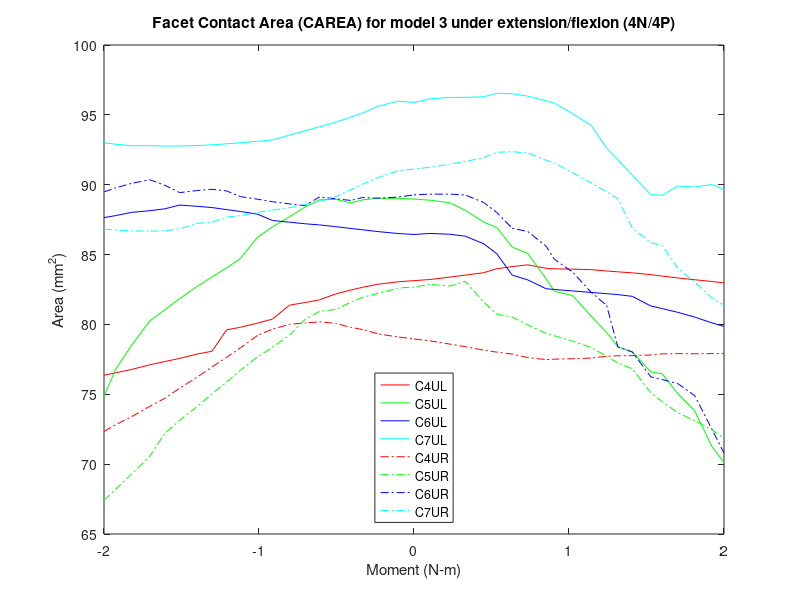

The MATLAB script that drew this image:
% Facet Contact Area (CAREA)
% model3_APSlide_Tether/4n & 4p
clear all;
%% 4P
figure (10)

c4ulxp=[2 2.05126 2.11533 2.16533 2.2247 2.26689 2.31689 2.36689 2.42627 2.45263 2.51196 2.57134 2.62143 2.65745 2.70443 2.7639 2.80111 2.85094 2.90531 2.96081 3]-2;
c4ulyp=[83.1334 83.2148 83.3866 83.5271 83.7032 83.9853 84.1389 84.2653 84.016 83.9801 83.9547 83.9227 83.8254 83.7658 83.6922 83.5642 83.4589 83.3272 83.2014 83.0728 82.9773];

c4urxp=[2 2.05126 2.11533 2.16533 2.2247 2.26689 2.31689 2.36689 2.42627 2.45263 2.51196 2.57134 2.62143 2.65745 2.70443 2.7639 2.80111 2.85094 2.90531 2.96081 3]-2;
c4uryp=[78.9613 78.8268 78.5926 78.4084 78.1612 78.017 77.8786 77.6288 77.4828 77.5107 77.5475 77.5935 77.7226 77.7583 77.768 77.813 77.894 77.9109 77.9011 77.9123 77.9083];

c5ulxp=[2 2.05126 2.11533 2.16533 2.2247 2.26689 2.31689 2.36689 2.42627 2.45263 2.51196 2.57134 2.62143 2.65745 2.70443 2.7639 2.80111 2.85094 2.90531 2.96081 3]-2;
c5ulyp=[88.9715 88.8946 88.7102 88.1675 87.3251 86.9389 85.5393 85.0698 83.2747 82.3833 82.0595 80.5926 79.4197 78.407 78.0336 76.6012 76.4644 75.0421 73.8244 71.2706 70.1236 ];

c5urxp=[2 2.05126 2.11533 2.16533 2.2247 2.26689 2.31689 2.36689 2.42627 2.45263 2.51196 2.57134 2.62143 2.65745 2.70443 2.7639 2.80111 2.85094 2.90531 2.96081 3]-2;
c5uryp=[82.6741 82.8648 82.7463 83.0877 81.6046 80.7391 80.5216 79.9719 79.3559 79.1893 78.8011 78.3457 77.7248 77.2402 76.8221 75.1081 74.4669 73.6816 73.114 72.4609 71.8421];

c6ulxp=[2 2.05126 2.11533 2.16533 2.2247 2.26689 2.31689 2.36689 2.42627 2.45263 2.51196 2.57134 2.62143 2.65745 2.70443 2.7639 2.80111 2.85094 2.90531 2.96081 3]-2;
c6ulyp=[86.4373 86.5143 86.4556 86.3163 85.7755 85.064 83.5282 83.1868 82.5555 82.5025 82.3978 82.2906 82.2018 82.1354 82.009 81.3194 81.1321 80.8644 80.5272 80.1137 79.8591];

c6urxp=[2 2.05126 2.11533 2.16533 2.2247 2.26689 2.31689 2.36689 2.42627 2.45263 2.51196 2.57134 2.62143 2.65745 2.70443 2.7639 2.80111 2.85094 2.90531 2.96081 3]-2;
c6uryp=[89.2739 89.326 89.3251 89.2658 88.7279 88.0169 86.8809 86.6539 85.5964 84.669 83.7436 82.3034 81.3558 78.3891 78.0274 76.2464 76.0539 75.7627 74.9083 72.5071 70.7979];

c7ulxp=[2 2.05126 2.11533 2.16533 2.2247 2.26689 2.31689 2.36689 2.42627 2.45263 2.51196 2.57134 2.62143 2.65745 2.70443 2.7639 2.80111 2.85094 2.90531 2.96081 3]-2;
c7ulyp=[95.8894 96.1464 96.251 96.2525 96.2947 96.5458 96.5124 96.3408 95.9986 95.8489 95.0838 94.2499 92.6168 91.7963 90.6807 89.2867 89.2468 89.9059 89.8332 90.0148 89.6604];

c7urxp=[2 2.05126 2.11533 2.16533 2.2247 2.26689 2.31689 2.36689 2.42627 2.45263 2.51196 2.57134 2.62143 2.65745 2.70443 2.7639 2.80111 2.85094 2.90531 2.96081 3]-2;
c7uryp=[91.1222 91.2483 91.4695 91.672 91.9262 92.3256 92.3575 92.2735 91.7453 91.5594 90.8503 90.1245 89.5087 88.9978 86.8892 85.8573 85.6374 84.0129 83.0507 81.8895 81.3851];

%% 4N

c4ulxn=-1*[2 2.05126 2.11533 2.16533 2.20361 2.25215 2.30482 2.35211 2.4011 2.4565 2.50468 2.55973 2.60432 2.65144 2.70196 2.75595 2.80367 2.85248 2.91084 2.96199 3]+2;
c4ulyn=[83.1334 83.0515 82.8809 82.6623 82.461 82.1854 81.7626 81.562 81.3842 80.3807 80.0939 79.7957 79.6186 78.0826 77.8659 77.5701 77.3436 77.1093 76.7766 76.537 76.3683];

c4urxn=-1*[2 2.05126 2.11533 2.16533 2.20361 2.25215 2.30482 2.35211 2.4011 2.4565 2.50468 2.55973 2.60432 2.65144 2.70196 2.75595 2.80367 2.85248 2.91084 2.96199 3]+2;
c4uryn=[78.9613 79.1016 79.3202 79.63 79.7908 80.0691 80.1858 80.106 80.0063 79.6632 79.2136 78.3264 77.6495 76.9593 76.195 75.4339 74.7157 74.1325 73.4009 72.8233 72.3449];

c5ulxn=-1*[2 2.05126 2.11533 2.16533 2.20361 2.25215 2.30482 2.35211 2.4011 2.4565 2.50468 2.55973 2.60432 2.65144 2.70196 2.75595 2.80367 2.85248 2.91084 2.96199 3]+2;
c5ulyn=[88.9715 89.0323 89.0295 88.9178 88.6963 88.9509 88.9222 88.3882 87.7139 86.9776 86.2437 84.7224 84.0496 83.4018 82.6853 81.8423 81.0492 80.2467 78.5109 76.7959 74.8481];

c5urxn=-1*[2 2.05126 2.11533 2.16533 2.20361 2.25215 2.30482 2.35211 2.4011 2.4565 2.50468 2.55973 2.60432 2.65144 2.70196 2.75595 2.80367 2.85248 2.91084 2.96199 3]+2;
c5uryn=[82.6741 82.6006 82.2274 81.9423 81.585 81.0727 80.9374 80.3441 79.2469 78.3502 77.6806 76.7199 75.8751 75.0347 74.0759 73.1361 72.1966 70.558 69.3025 68.2059 67.4096 ];

c6ulxn=-1*[2 2.05126 2.11533 2.16533 2.20361 2.25215 2.30482 2.35211 2.4011 2.4565 2.50468 2.55973 2.60432 2.65144 2.70196 2.75595 2.80367 2.85248 2.91084 2.96199 3]+2;
c6ulyn=[86.4373 86.5071 86.6446 86.773 86.8667 86.999 87.1219 87.207 87.3173 87.4414 87.8895 88.0838 88.2187 88.3643 88.4594 88.5446 88.2764 88.1399 88.0219 87.7918 87.6443];

c6urxn=-1*[2 2.05126 2.11533 2.16533 2.20361 2.25215 2.30482 2.35211 2.4011 2.4565 2.50468 2.55973 2.60432 2.65144 2.70196 2.75595 2.80367 2.85248 2.91084 2.96199 3]+2;
c6uryn=[89.2739 89.1144 89.0339 89.0877 88.8752 88.9888 89.1272 88.507 88.6272 88.7814 88.9625 89.1493 89.5557 89.6713 89.5771 89.4348 89.9603 90.3575 90.0979 89.7781 89.4835];

c7ulxn=-1*[2 2.05126 2.11533 2.16533 2.20361 2.25215 2.30482 2.35211 2.4011 2.4565 2.50468 2.55973 2.60432 2.65144 2.70196 2.75595 2.80367 2.85248 2.91084 2.96199 3]+2;
c7ulyn=[95.8894 95.9764 95.6243 95.1316 94.8403 94.4703 94.1462 93.8572 93.5513 93.2048 93.1055 93.0074 92.9283 92.854 92.8024 92.773 92.7725 92.7967 92.7933 92.8937 93.0013 ];

c7urxn=-1*[2 2.05126 2.11533 2.16533 2.20361 2.25215 2.30482 2.35211 2.4011 2.4565 2.50468 2.55973 2.60432 2.65144 2.70196 2.75595 2.80367 2.85248 2.91084 2.96199 3]+2;
c7uryn=[91.1222 90.9962 90.5237 90.0421 89.6408 89.1454 88.7937 88.5805 88.364 88.1715 88.0268 87.7868 87.682 87.3167 87.2246 86.8426 86.6956 86.6769 86.6943 86.7544 86.821];
%% left

c4xl=2*[flip(c4ulxn(2:21)),c4ulxp];
c4yl=[flip(c4ulyn(2:21)),c4ulyp];
a=plot(c4xl,c4yl,'r');
hold on

c5xl=2*[flip(c5ulxn(2:21)),c5ulxp];
c5yl=[flip(c5ulyn(2:21)),c5ulyp];
b=plot(c5xl,c5yl,'g');
hold on

c6xl=2*[flip(c6ulxn(2:21)),c6ulxp];
c6yl=[flip(c6ulyn(2:21)),c6ulyp];
c=plot(c6xl,c6yl,'b');
hold on

c7xl=2*[flip(c7ulxn(2:21)),c7ulxp];
c7yl=[flip(c7ulyn(2:21)),c7ulyp];
d=plot(c7xl,c7yl,'c');
hold on
%% Right

c4xr=2*[flip(c4urxn(2:21)),c4urxp];
c4yr=[flip(c4uryn(2:21)),c4uryp];
e=plot(c4xr,c4yr,'-.r');
hold on

c5xr=2*[flip(c5urxn(2:21)),c5urxp];
c5yr=[flip(c5uryn(2:21)),c5uryp];
f=plot(c5xr,c5yr,'-.g');
hold on

c6xr=2*[flip(c6urxn(2:21)),c6urxp];
c6yr=[flip(c6uryn(2:21)),c6uryp];
g=plot(c6xr,c6yr,'-.b');
hold on

c7xr=2*[flip(c7urxn(2:21)),c7urxp];
c7yr=[flip(c7uryn(2:21)),c7uryp];
h=plot(c7xr,c7yr,'-.c');

leg=[a,b,c,d,e,f,g,h];
title('Facet Contact Area (CAREA) for model 3 under extension/flexion (4N/4P)')
xlabel('Moment (N-m)')
ylabel('Area (mm^2)')
legend(leg,'C4UL','C5UL','C6UL','C7UL','C4UR','C5UR','C6UR','C7UR','location','south')